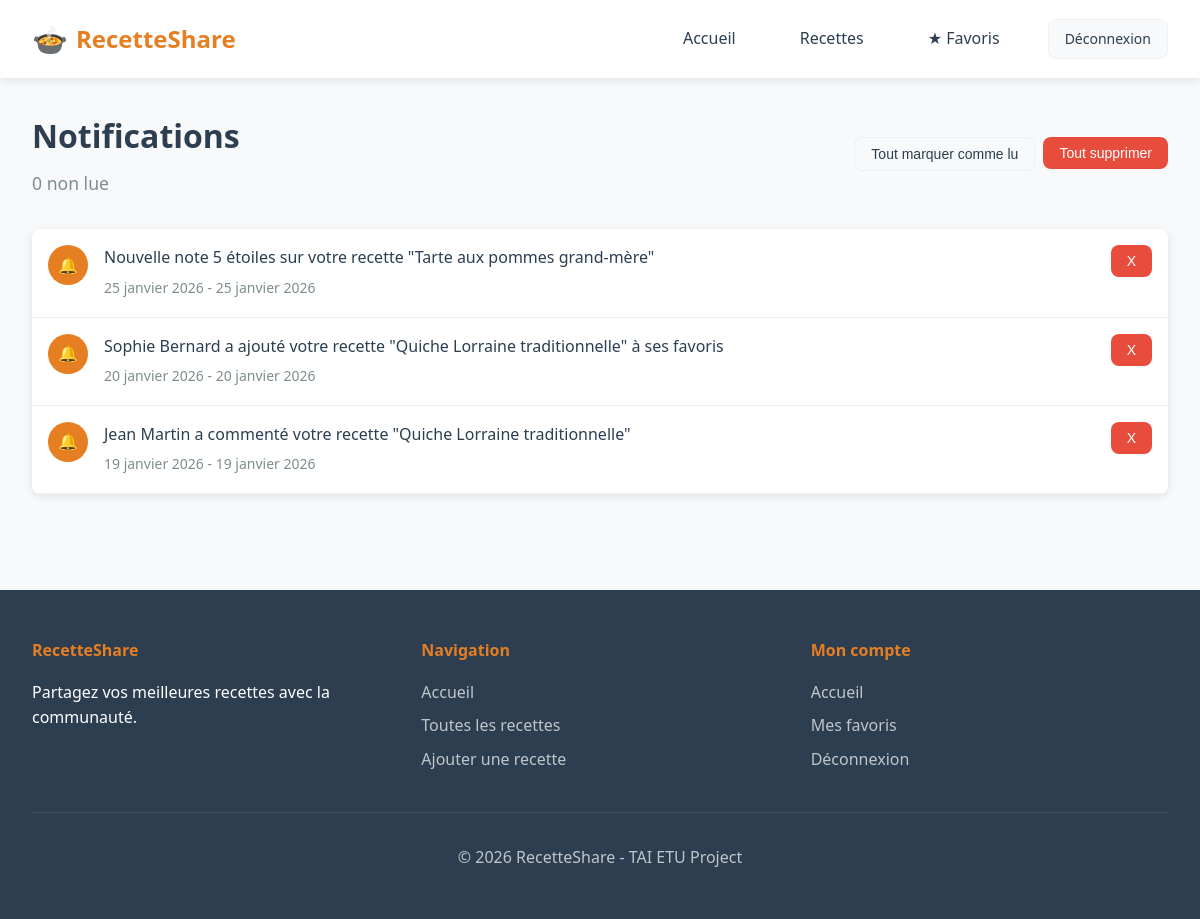
Page /pages/notifications.php (signed in) on the committed database.
### tables this page shows
CREATE TABLE IF NOT EXISTS notification (
    id INT AUTO_INCREMENT PRIMARY KEY,
    user_id INT NOT NULL,
    content VARCHAR(255) NOT NULL,
    is_read BOOLEAN DEFAULT FALSE,
    created_at DATETIME DEFAULT CURRENT_TIMESTAMP,
    FOREIGN KEY (user_id) REFERENCES users(id) ON DELETE CASCADE
);

### includes/functions.php (called while the page is built, shortened)
<?php
function formatDate($date) {
    $timestamp = strtotime($date);
    $months = ['janvier', 'février', 'mars', 'avril', 'mai', 'juin',
               'juillet', 'août', 'septembre', 'octobre', 'novembre', 'décembre'];
    $day = date('j', $timestamp);
    $month = $months[date('n', $timestamp) - 1];
    $year = date('Y', $timestamp);
    return "$day $month $year";
}
function timeAgo($date) {
    $timestamp = strtotime($date);
    $diff = time() - $timestamp;
    return formatDate($date);
}
?>

### pages/notifications.php (the view, shortened to what this page needs)
<?php
require_once '../includes/db.php';
require_once '../includes/functions.php';
$userId = $_SESSION['user_id'];
$stmt = $pdo->prepare('
    SELECT * FROM notification
    WHERE user_id = ?
    ORDER BY is_read ASC, created_at DESC
');
$stmt->execute([$userId]);
$notifications = $stmt->fetchAll(PDO::FETCH_ASSOC);
$unreadCount = 0;
require_once '../includes/header.php';
?>
<div class="container">
    <div class="page-header d-flex justify-between align-center">
        <div>
            <h1 class="page-title">Notifications</h1>
            <p class="page-subtitle"><?= $unreadCount ?> non lue<?= $unreadCount > 1 ? 's' : '' ?></p>
        </div>
        <?php if (!empty($notifications)): ?>
            <div class="d-flex gap-1">
                <form method="post" style="display: inline;">
                    <button type="submit" class="btn btn-secondary btn-sm">Tout marquer comme lu</button>
                </form>
                <form method="post" style="display: inline;">
                    <button type="submit" class="btn btn-danger btn-sm" onclick="return confirm('Supprimer toutes les notifications ?')">Tout supprimer</button>
                </form>
            </div>
        <?php endif; ?>
    </div>
    <div class="card">
        <?php if (empty($notifications)): ?>
            <div class="card-body">
                <div class="empty-state">
                    <div class="empty-state-icon">&#128276;</div>
                    <h4 class="empty-state-title">Aucune notification</h4>
                    <p class="empty-state-text">Vous n'avez pas encore de notifications.</p>
                </div>
            </div>
        <?php else: ?>
            <?php foreach ($notifications as $notif): ?>
                <div class="notification-item <?= !$notif['is_read'] ? 'unread' : '' ?>">
                    <div class="notification-icon">&#128276;</div>
                    <div class="notification-content">
                        <p class="notification-text"><?= htmlspecialchars($notif['content']) ?></p>
                        <span class="notification-time"><?= formatDate($notif['created_at']) ?> - <?= timeAgo($notif['created_at']) ?></span>
                    </div>
                    <div class="d-flex gap-1">
                        <form method="post" style="display: inline;">
                            <button type="submit" class="btn btn-danger btn-sm" title="Supprimer">X</button>
                        </form>
                    </div>
                </div>
            <?php endforeach; ?>
        <?php endif; ?>
    </div>
</div>
<?php require_once '../includes/footer.php'; ?>

### assets/style.css (style rules this page uses)
:root { --primary-color: #e67e22; --primary-dark: #d35400; --secondary-color: #27ae60; --text-dark: #2c3e50; --text-light: #7f8c8d; --bg-light: #f8f9fa; --bg-white: #ffffff; --border-color: #ecf0f1; --danger-color: #e74c3c; --warning-color: #f39c12; --success-color: #27ae60; --shadow: 0 2px 10px rgba(0, 0, 0, 0.1); --radius: 8px; }
* { margin: 0; padding: 0; box-sizing: border-box; }
body { font-family: 'Segoe UI', Tahoma, Geneva, Verdana, sans-serif; background-color: var(--bg-light); color: var(--text-dark); line-height: 1.6; }
.btn { display: inline-flex; align-items: center; justify-content: center; gap: 0.5rem; padding: 0.75rem 1.5rem; border: none; border-radius: var(--radius); font-size: 1rem; font-weight: 500; cursor: pointer; transition: all 0.3s ease; text-decoration: none; }
.btn-secondary { background-color: var(--bg-light); color: var(--text-dark); border: 1px solid var(--border-color); }
.btn-danger { background-color: var(--danger-color); color: white; }
.btn-sm { padding: 0.5rem 1rem; font-size: 0.875rem; }
.container { max-width: 1200px; margin: 0 auto; padding: 2rem; }
.page-header { margin-bottom: 2rem; }
.page-title { font-size: 2rem; color: var(--text-dark); margin-bottom: 0.5rem; }
.page-subtitle { color: var(--text-light); font-size: 1.1rem; }
.card { background: var(--bg-white); border-radius: var(--radius); box-shadow: var(--shadow); overflow: hidden; }
.notification-item { display: flex; align-items: flex-start; gap: 1rem; padding: 1rem; border-bottom: 1px solid var(--border-color); transition: background 0.3s ease; }
.notification-icon { width: 40px; height: 40px; border-radius: 50%; background: var(--primary-color); color: white; display: flex; align-items: center; justify-content: center; flex-shrink: 0; }
.notification-content { flex: 1; }
.notification-text { color: var(--text-dark); margin-bottom: 0.25rem; }
.notification-time { font-size: 0.875rem; color: var(--text-light); }
.d-flex { display: flex; }
.align-center { align-items: center; }
.justify-between { justify-content: space-between; }
.gap-1 { gap: 0.5rem; }

### rows in the picture
notification: content "Nouvelle note 5 étoiles sur votre recette \"Tarte aux pommes grand-mère\"", created_at "25 janvier 2026"
notification: content "Sophie Bernard a ajouté votre recette \"Quiche Lorraine traditionnelle\" à ses favoris", created_at "20 janvier 2026"
notification: content "Jean Martin a commenté votre recette \"Quiche Lorraine traditionnelle\"", created_at "19 janvier 2026"

### other values in the picture
$unreadCount "0"
